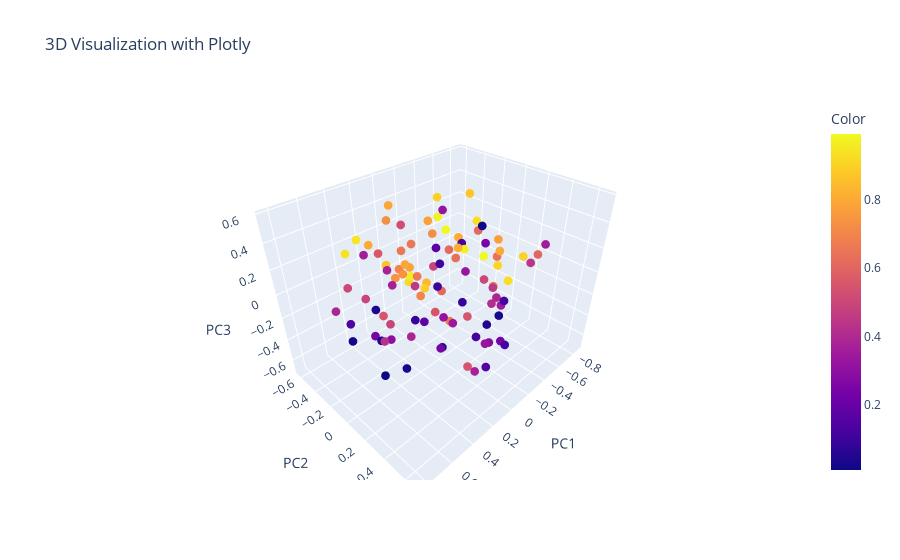

Notebook source saved alongside this figure:
### Code cell
import plotly.express as px

# 3D 시각화 (대화형)
df_3d = pd.DataFrame(data_3d, columns=['PC1', 'PC2', 'PC3'])
df_3d['Color'] = data[:, 0]  # 첫 번째 특징을 색상에 매핑

fig = px.scatter_3d(
    df_3d, 
    x='PC1', 
    y='PC2', 
    z='PC3', 
    color='Color', 
    title="3D Visualization with Plotly"
)

# 점 크기 줄이기
fig.update_traces(marker=dict(size=3))  # size 값으로 점 크기 조정
fig.show()
